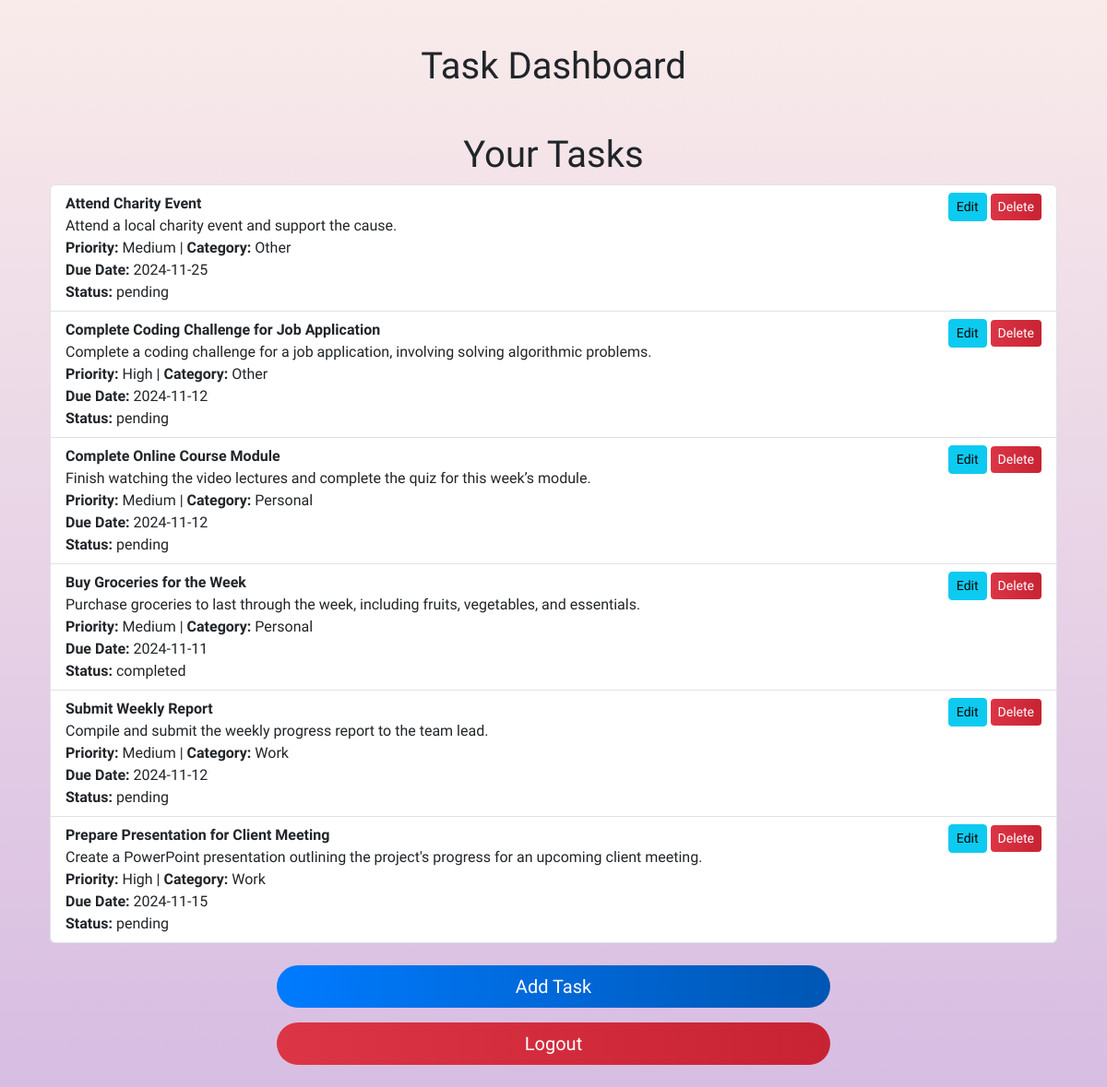
Screenshot of /tasks.php (signed in) with the database file from the repository.
### tables this page shows
CREATE TABLE `tasks` (
  `id` int(11) NOT NULL,
  `user_id` int(11) NOT NULL,
  `title` varchar(255) NOT NULL,
  `description` text DEFAULT NULL,
  `priority` enum('low','medium','high') DEFAULT 'medium',
  `category` varchar(50) DEFAULT 'General',
  `due_date` date DEFAULT NULL,
  `status` enum('pending','completed') DEFAULT 'pending',
  `created_at` timestamp NOT NULL DEFAULT current_timestamp()
);

### tasks.php (the view, shortened to what this page needs)
<?php
    require 'db.php';
    $user_id = $_SESSION['user_id'];
    $search = isset($_GET['search']) ? '%' . $_GET['search'] . '%' : '%';
    $stmt = $conn->prepare("SELECT * FROM tasks WHERE user_id = ? AND title LIKE ? ORDER BY created_at DESC");
    $stmt->bind_param("is", $user_id, $search);
    $stmt->execute();
    $tasks = $stmt->get_result();
?>
<!DOCTYPE html>
<html lang="en">
<head>
    <link href="https://cdn.jsdelivr.net/npm/bootstrap@5.3.0/dist/css/bootstrap.min.css" rel="stylesheet">
    <link rel="stylesheet" href="https://cdnjs.cloudflare.com/ajax/libs/animate.css/4.1.1/animate.min.css"/>
    <link rel="stylesheet" type="text/css" href="css/styles.css">
</head>
<body class="default-page">
    <div class="container mt-5">
        <h1 class="text-center animate__animated animate__pulse">Task Dashboard</h1>
        <div class="container mt-5">
            <h1 class="text-center animate__animated animate__pulse">Your Tasks</h1>
            <ul class="list-group">
                <?php while ($task = $tasks->fetch_assoc()): ?>
                    <li class="list-group-item">
                        <div class="d-flex justify-content-between">
                            <div>
                                <strong><?= htmlspecialchars($task['title']) ?></strong>
                                <p class="mb-0"><?= htmlspecialchars($task['description']) ?></p>
                                <p class="mb-0"><strong>Priority:</strong> <?= ucfirst($task['priority']) ?> | <strong>Category:</strong> <?= $task['category'] ?></p>
                                <p class="mb-0"><strong>Due Date:</strong> <?= $task['due_date'] ?></p>
                                <p class="mb-0"><strong>Status:</strong> <?= $task['status'] ?></p>
                            </div>
                            <div>
                                <a href="edit_task.php?id=<?= $task['id'] ?>" class="btn btn-sm btn-info">Edit</a>
                                <a href="delete_task.php?id=<?= $task['id'] ?>" class="btn btn-sm btn-danger">Delete</a>
                            </div>
                        </div>
                    </li>
                <?php endwhile; ?>
            </ul>
        </div>
    </div>
    <div class="d-flex flex-column align-items-center mt-4">
        <div class="btn-group w-50 mb-3">
            <button type="submit" class="btn btn-primary btn-lg rounded-pill" onclick="window.location.href='add_task.php';">
                <i class="bi bi-plus-circle"></i> Add Task
            </button>
        </div>
        <div class="btn-group w-50">
            <button type="submit" class="btn btn-danger btn-lg rounded-pill" onclick="window.location.href='logout.php';">
                <i class="bi bi-box-arrow-right"></i> Logout
            </button>
        </div>
        <br>
    </div>
</body>
</html>

### css/styles.css (style rules this page uses)
body { font-family: "Funnel Display", sans-serif; }
.default-page { background: linear-gradient(to top, #d7bde2 0%, #f9ebea 100%); min-height: 100vh; margin: 0; }

### tasks.php (style rules this page uses)
.btn-primary { background: linear-gradient(to right, #007bff, #0056b3); border: none; }
.btn-danger { background: linear-gradient(to right, #dc3545, #c82333); border: none; }

### rows the page displays
tasks: title "Attend Charity Event", description "Attend a local charity event and support the cause.", priority "Medium", category "Other", due_date "2024-11-25", status "pending"
tasks: title "Complete Coding Challenge for Job Application", description "Complete a coding challenge for a job application, involving solving algorithmic problems.", priority "High", category "Other", due_date "2024-11-12", status "pending"
tasks: title "Complete Online Course Module", description "Finish watching the video lectures and complete the quiz for this week’s module.", priority "Medium", category "Personal", due_date "2024-11-12", status "pending"
tasks: title "Buy Groceries for the Week", description "Purchase groceries to last through the week, including fruits, vegetables, and essentials.", priority "Medium", category "Personal", due_date "2024-11-11", status "completed"
tasks: title "Submit Weekly Report", description "Compile and submit the weekly progress report to the team lead.", priority "Medium", category "Work", due_date "2024-11-12", status "pending"
tasks: title "Prepare Presentation for Client Meeting", description "Create a PowerPoint presentation outlining the project's progress for an upcoming client meeting.", priority "High", category "Work", due_date "2024-11-15", status "pending"
